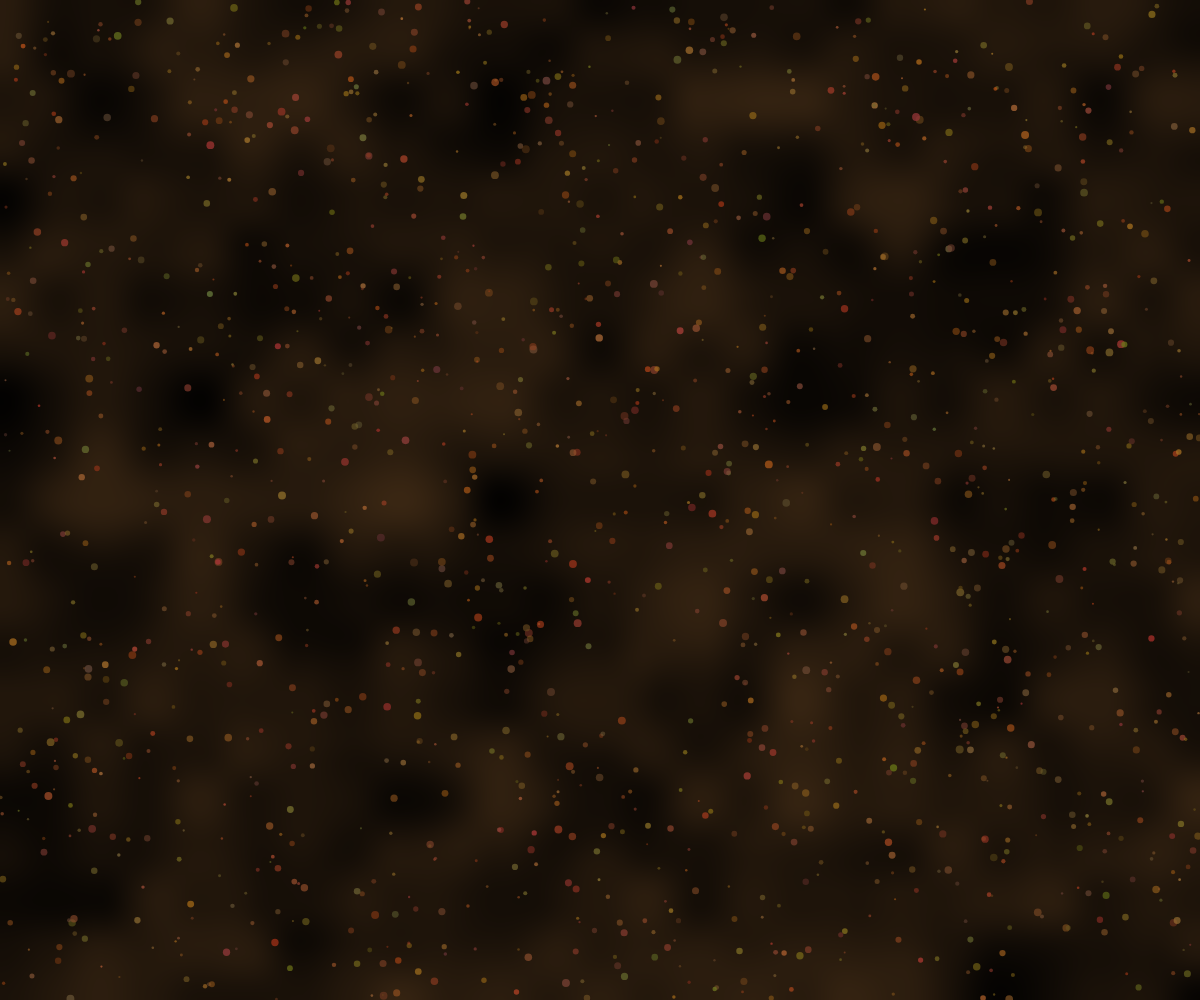
Frame 1 (no input)
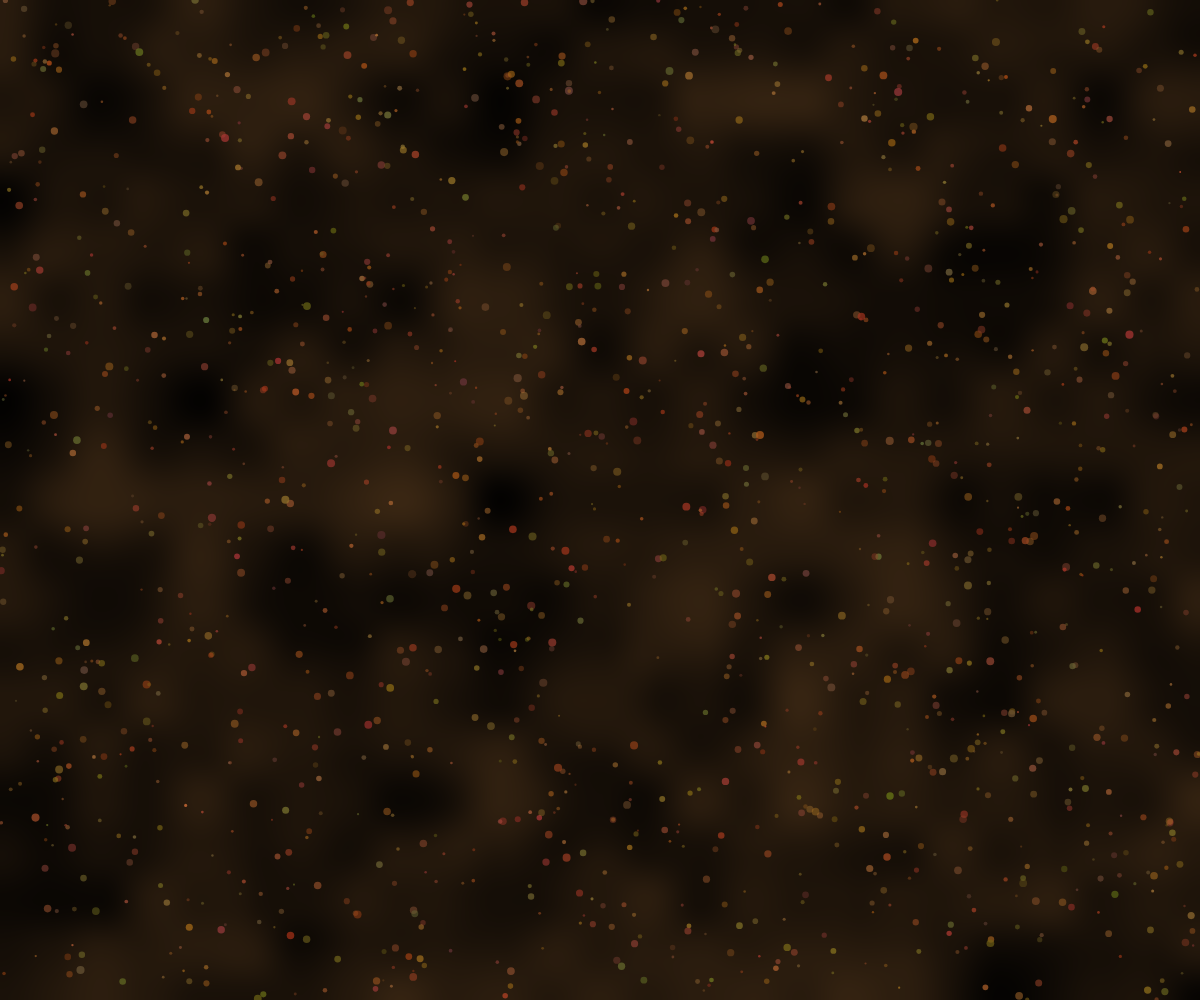
Frame 60 (no input)
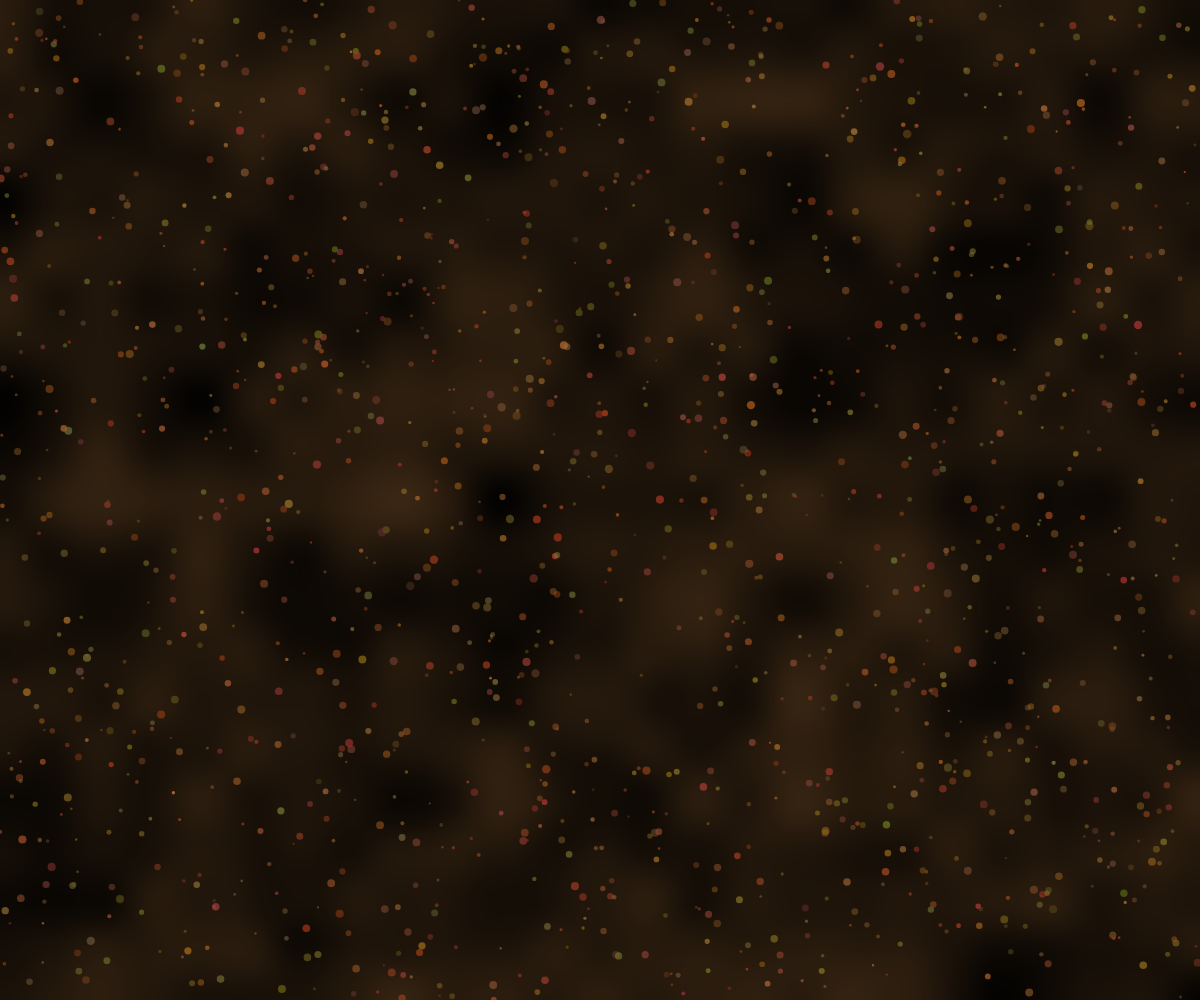
Frame 120 (the mouse pressed at the canvas centre since frame 60)

The p5.js sketch that drew these frames (run headless with seeded random() and noise() and a simulated clock; from frame 60 on, the mouse is pressed at the canvas centre):

// p5.js sketch
// ── sketch.js
let inkParticles = [];
let paperTexture;
let particleCount = 1500;

function setup() {
  createCanvas(windowWidth, windowHeight);
  pixelDensity(1);
  
  // Create a subtle paper texture
  paperTexture = createGraphics(width, height);
  paperTexture.noiseDetail(2, 0.5);
  paperTexture.loadPixels();
  for (let y = 0; y < height; y++) {
    for (let x = 0; x < width; x++) {
      let noiseVal = paperTexture.noise(x * 0.01, y * 0.01) * 255;
      paperTexture.set(x, y, color(noiseVal * 0.3, noiseVal * 0.2, noiseVal * 0.1));
    }
  }
  paperTexture.updatePixels();
  
  // Initialize particles
  for (let i = 0; i < particleCount; i++) {
    inkParticles.push({
      x: random(width),
      y: random(height),
      size: random(2, 8),
      speedX: random(-0.5, 0.5),
      speedY: random(-0.5, 0.5),
      color: color(random(100, 180), random(50, 120), random(20, 60), random(100, 200)),
      cohesion: random(0.01, 0.05),
      spreadRate: random(0.001, 0.005)
    });
  }
}

function draw() {
  // Draw the damp paper background
  image(paperTexture, 0, 0);
  
  // Draw and update particles
  for (let i = 0; i < inkParticles.length; i++) {
    let p = inkParticles[i];
    
    // Apply movement with some randomness
    p.x += p.speedX;
    p.y += p.speedY;
    
    // Add some spreading force
    p.size += p.spreadRate;
    
    // Slowly blend into surroundings (simulate absorption)
    p.color = lerpColor(p.color, color(100, 50, 20, 150), 0.001);
    
    // Boundary checks - wrap around
    if (p.x < 0) p.x = width;
    if (p.x > width) p.x = 0;
    if (p.y < 0) p.y = height;
    if (p.y > height) p.y = 0;
    
    // Draw particle with soft edges
    fill(p.color);
    noStroke();
    ellipse(p.x, p.y, p.size);
  }
  
  // Occasionally create new ink blobs
  if (frameCount % 30 === 0 && random() > 0.7) {
    for (let i = 0; i < 5; i++) {
      inkParticles.push({
        x: random(width),
        y: random(height),
        size: random(1, 4),
        speedX: random(-0.3, 0.3),
        speedY: random(-0.3, 0.3),
        color: color(random(120, 180), random(60, 100), random(30, 70), random(150, 255)),
        cohesion: random(0.01, 0.05),
        spreadRate: random(0.002, 0.008)
      });
    }
  }
  
  // Keep particle count stable
  if (inkParticles.length > particleCount) {
    inkParticles.splice(0, inkParticles.length - particleCount);
  }
}

function windowResized() {
  resizeCanvas(windowWidth, windowHeight);
}
